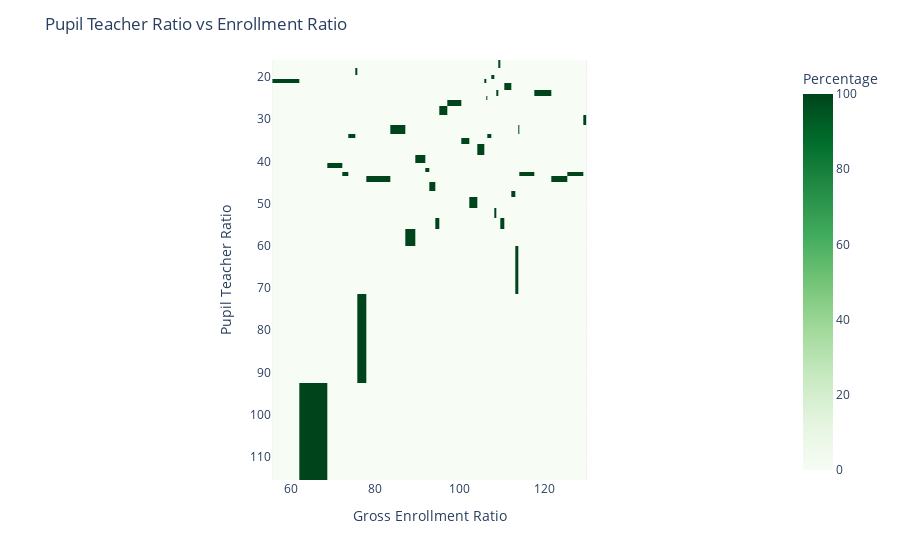

Notebook cell for this chart:
### Code cell
crosstab_data = pd.crosstab(df["Pupil Teacher Ratio"], df["Gross Enrollment Ratio  Classes ( I-VIII)"], normalize='columns') * 100

fig = px.imshow(crosstab_data, 
                labels=dict(x="Gross Enrollment Ratio", y="Pupil Teacher Ratio", color="Percentage"),
                x=crosstab_data.columns, 
                y=crosstab_data.index, 
                color_continuous_scale="greens")

fig.update_layout(title="Pupil Teacher Ratio vs Enrollment Ratio")
fig.show()

### Figure 1 — Plotly figure (JSON) as saved in the notebook; plotly's stock layout.template omitted (floating-point values rounded to 4 significant figures; data arrays with more than 128 entries replaced by an {"elided": "..."} marker saying what was removed)
{"data": [{"coloraxis": "coloraxis", "hovertemplate": "Gross Enrollment Ratio: %{x}<br>Pupil Teacher Ratio: %{y}<br>Percentage: %{z}<extra></extra>", "name": "0", "type": "heatmap", "x": [58.75, 65.16, 71.87, 72.57, 74.45, 75.76, 75.82, 80.01, 86.99, 87.04, 91.84, 91.92, 93.54, 94.67, 95.35, 98.76, 101.7, 102.7, 105.7, 106.0, 106.4, 106.7, 108.0, 108.5, 108.7, 109.5, 109.6, 111.5, 112.6, 113.7, 114.0, 114.1, 121.3, 121.9, 128.8, 129.7], "xaxis": "x", "y": [17, 19, 20, 21, 22, 24, 25, 26, 28, 30, 33, 34, 35, 37, 40, 41, 42, 43, 44, 46, 48, 49, 53, 54, 58, 62, 81, 104], "yaxis": "y", "z": {"elided": "28x36 float values"}}], "layout": {"coloraxis": {"colorbar": {"title": {"text": "Percentage"}}, "colorscale": [[0, "rgb(247,252,245)"], [0.125, "rgb(229,245,224)"], [0.25, "rgb(199,233,192)"], [0.375, "rgb(161,217,155)"], [0.5, "rgb(116,196,118)"], [0.625, "rgb(65,171,93)"], [0.75, "rgb(35,139,69)"], [0.875, "rgb(0,109,44)"], [1, "rgb(0,68,27)"]]}, "margin": {"t": 60}, "title": {"text": "Pupil Teacher Ratio vs Enrollment Ratio"}, "xaxis": {"anchor": "y", "constrain": "domain", "domain": [0, 1], "scaleanchor": "y", "title": {"text": "Gross Enrollment Ratio"}}, "yaxis": {"anchor": "x", "autorange": "reversed", "constrain": "domain", "domain": [0, 1], "title": {"text": "Pupil Teacher Ratio"}}}}
